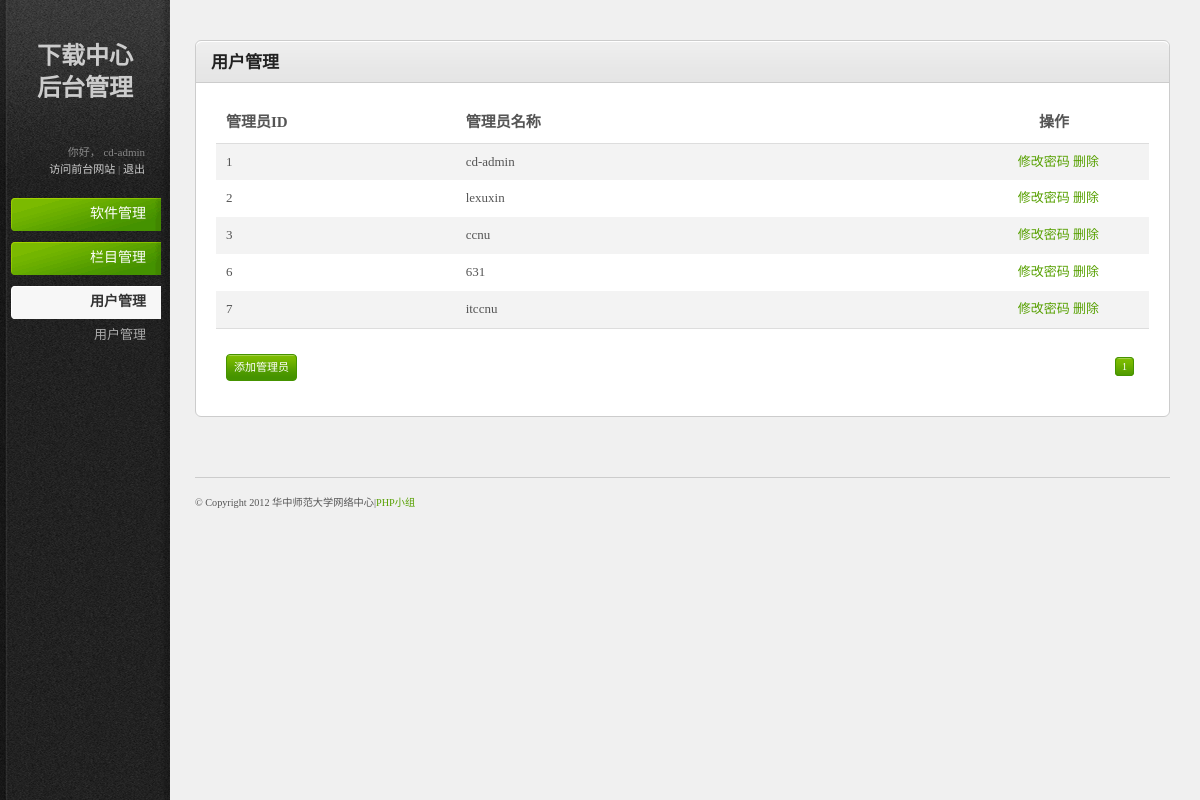
Page /cd-admin/users.php?title=users&list=view (signed in) on the committed database.
### tables this page shows
CREATE TABLE IF NOT EXISTS `cd_admin` (
  `ID` bigint(6) unsigned NOT NULL AUTO_INCREMENT,
  `admin_name` varchar(16) NOT NULL,
  `admin_pass` varchar(64) NOT NULL DEFAULT '49ba59abbe56e057' COMMENT 'MD5 16进制加密',
  PRIMARY KEY (`ID`)
);

### htdocs/cd-admin/users.php (called while the page is built, shortened)
<?php
require_once ('./includes/menu.php');
?>
<?php
require ('./users_common.php');
?>

### htdocs/cd-admin/view_users.php (the view, shortened to what this page needs)
<h3><?php echo $title; ?></h3>
</div>
<div class="content-box-content">
<div class="tab-content default-tab">
<table>
<thead>
<tr>
<th>管理员ID</th>
<th>管理员名称</th>
<th style="text-align:right; padding-right:80px;">操作</th>
</tr>
</thead>
<tfoot>
<tr>
<td colspan="6">
<div class="bulk-actions align-left">
<?php
if ($_SESSION['USERNAME']=='cd-admin'){
	echo '<a href="users.php?title=users&list=add" class="button">添加管理员</a>';
}
?>
</div>
<div class="pagination">
<?php
if ($_SESSION['USERNAME']=='cd-admin'){
	$sql = 'SELECT ID, admin_name FROM `cd_admin`';
}else{
	$sql = 'SELECT ID, admin_name FROM `cd_admin` WHERE ID = '.$_SESSION['USERID'];
}
$result = mysql_query($sql) or die(mysql_error());
if (isset($_GET["page"]))
$page = $_GET["page"];
else
$page = 1;
$records_per_page = 8;
$total_records = mysql_num_rows($result);
$total_pages = ceil($total_records / $records_per_page);
for ($i = 1; $i <= $total_pages; $i++){
	if ($i == $page)
	echo "<a href ='users.php?title=users&list=view&page=$i' class='number current'>$i</a> ";
	else
	echo "<a href='users.php?title=users&list=view&page=$i' class='number'>$i</a> ";
	}
echo $html =<<<HTML
</div>
<div class="clear"></div>
</td>
</tr>
</tfoot>
<tbody>
HTML;
$j =1;
while ($row = mysql_fetch_assoc($result) and $j <= $records_per_page) {
	extract($row);
	echo '<tr>';
    echo '<td>' . htmlspecialchars($ID) . '</td>';
    echo '<td>' . htmlspecialchars($admin_name) . '</td>';
	if ($_SESSION['USERNAME']=='cd-admin'){
		echo '<td style="text-align:right;padding-right:50px;">'.'<a href="edit_users.php?id='.$ID.'">修改密码</a>'.' <a href="transact_users.php?action=del&id='.$ID.'" onClick="return HTMerDel();">删除</a>';
	}else{
		echo '<td style="text-align:right;padding-right:80px;">'.'<a href="edit_users.php?id='.$ID.'">修改密码</a>';
	}
    echo '</td></tr>';
	$j++;
}
?>
</tbody>
</table>
</div>

### htdocs/cd-admin/resources/css/style.css (style rules this page uses)
html { font-size: 100%; height: 100%; margin-bottom: 1px; }
body { font-family:"微软雅黑", "宋体"; color: #555; background: #f0f0f0 url('../images/bg-body.gif') top left repeat-y; font-size: 12px; }
h1, h2, h3, h4, h5, h6 { font-family:"微软雅黑", "宋体"; color: #222; font-weight: bold; }
h1 { font-family:"微软雅黑", "宋体"; font-size: 24px; font-weight: bold; color:#CCC; }
h3 { font-size: 17px; padding: 0 0 10px 0; }
a { color: #57a000; text-decoration: none; }
small { font-size: 0.85em; }
.align-left { float: left; }
.button { font-family: "微软雅黑", "宋体"; display: inline-block; background: #459300 url('../images/bg-button-green.gif') top left repeat-x !important; border: 1px solid #459300 !important; padding: 4px 7px 4px 7px !important; color: #fff !important; font-size: 11px !important; cursor: pointer; }
#sidebar { background: url('../images/bg-sidebar.gif') top left no-repeat; width:170px; height: 100%; position: absolute; left: 0; top: 0; color: #888; font-size: 11px; }
#sidebar #sidebar-wrapper { margin: 0 0 0 9px; }
#sidebar a, #sidebar a:active { color:#ccc; }
#sidebar #sidebar-title { margin: 40px 0 40px 28px; }
h1#sidebar-title { line-height:32px; }
#footer { border-top: 1px solid #ccc; margin: 40px 0 0 0; padding: 20px 0; font-size: 12px; }
.content-box-header h3 { padding: 12px 15px 10px; float: left; }
.content-box-content { padding: 20px; font-size: 13px; border-top: 1px solid #ccc; }
#main-content table { width: 100%; border-collapse: collapse; }
#main-content table thead th { font-weight: bold; font-size: 15px; border-bottom: 1px solid #ddd; }
#main-content tbody { border-bottom: 1px solid #ddd; }
#main-content tbody tr { background: #fff; }
#main-content tbody tr.alt-row { background: #f3f3f3; }
#main-content table td, #main-content table th { padding: 10px; line-height: 1.3em; }
#main-content table tfoot td .bulk-actions { padding: 15px 0 5px 0; }
#main-content .pagination { text-align: right; padding: 20px 0 5px 0; font-family: "微软雅黑", "宋体"; font-size: 10px; }
.pagination a { margin: 0 5px 0 0; padding: 3px 6px; }
.pagination a.number { border: 1px solid #ddd; }
.pagination a.current { background: #469400 url('../images/bg-button-green.gif') top left repeat-x !important; border-color: #459300 !important; color: #fff !important; }

### htdocs/cd-admin/resources/css/invalid.css (style rules this page uses)
.button, #main-content table tfoot td .bulk-actions select, .pagination a.number, form input.text-input, form textarea, form .wysiwyg, form select, .dp-popup { -moz-border-radius: 4px; -webkit-border-radius: 4px; border-radius: 4px; }

### rows in the picture
cd_admin: ID "1", admin_name "cd-admin"
cd_admin: ID "2", admin_name "lexuxin"
cd_admin: ID "3", admin_name "ccnu"
cd_admin: ID "6", admin_name "631"
cd_admin: ID "7", admin_name "itccnu"

### other values in the picture
$_SESSION['USERNAME'] "cd-admin"
$title "用户管理"
